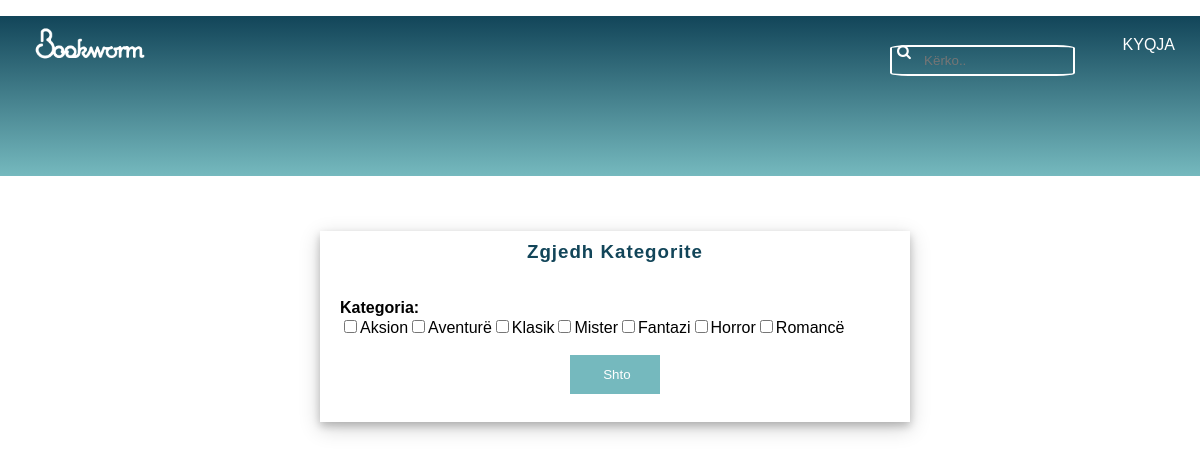
Screenshot of /Admin/kat.php with the database file from the repository.
### tables this page shows
CREATE TABLE `kategori` (
  `id` int(11) NOT NULL,
  `emri` char(15) DEFAULT NULL
);

### Admin/kat.php (the view, shortened to what this page needs)
<?php session_start();
require('includes/connect.php');
?>
<!DOCTYPE html PUBLIC "-//W3C//DTD XHTML 1.0 Strict//EN" "http://www.w3.org/TR/xhtml1/DTD/xhtml1-strict.dtd">
<html xmlns="http://www.w3.org/1999/xhtml">
<head>
<link href= 'https://ajax.googleapis.com/ajax/libs/jqueryui/1.12.1/themes/ui-lightness/jquery-ui.css'
          rel='stylesheet'>
<link rel="stylesheet" type="text/css" href="Style/style.css">
</head>
<body>
<div id="header">
	<div id="menu">
		<?php
			include("includes/template/admin_header.php");
		?>
	</div>
</div>
<div id="page">
	<div id="content">
		<div class="post" style="margin-left:100px">
			<div class="entry" >
			<div class="forma1">
			<center>
						<h3 class="title" >Zgjedh Kategorite </h3>
						</center>
				<form action='' method='POST' >
						<br><br>
						<b>Kategoria:</b><br>
								<?php
                $query = mysqli_query($conn, "SELECT emri FROM kategori");
while($row = @mysqli_fetch_assoc($query)) {
	$emri = $row['emri'];
	echo "<input type='checkbox' value='$emri' name='check[]'>$emri";
}
?>
						<br><br>
						<center>
						<input class="btn" type='submit' name='shto' value='   Shto  '  >
						<br>
						<br>
				</form>
			</div>
		</div>
		</div>
		</div>
	</div>
</body>
</html>

### Admin/Style/style.css (style rules this page uses)
body { font-family: 'Trebuchet MS', 'Lucida Sans Unicode', 'Lucida Grande', 'Lucida Sans', Arial, sans-serif; margin:0px; padding:0px; }
.login-body h1, h2, h3, h4, h5, h6 { margin: 0; padding: 0; font-weight:600; letter-spacing:1px; }
h3 { color:#124559; }
.btn { background-color: #75b9be; color: white; border: 2px solid#75b9be; padding: 10px 20px; text-align: center; text-decoration: none; display: inline-block; }
.forma1 { width:50%; padding:10px 20px; background-color:white; margin:5% 20% 10%; box-shadow: 0 4px 8px 0 rgba(0, 0, 0, 0.2), 0 6px 20px 0 rgba(0, 0, 0, 0.19); }

### rows the page displays
kategori: emri "Aksion"
kategori: emri "Aventurë"
kategori: emri "Klasik"
kategori: emri "Mister"
kategori: emri "Fantazi"
kategori: emri "Horror"
kategori: emri "Romancë"
